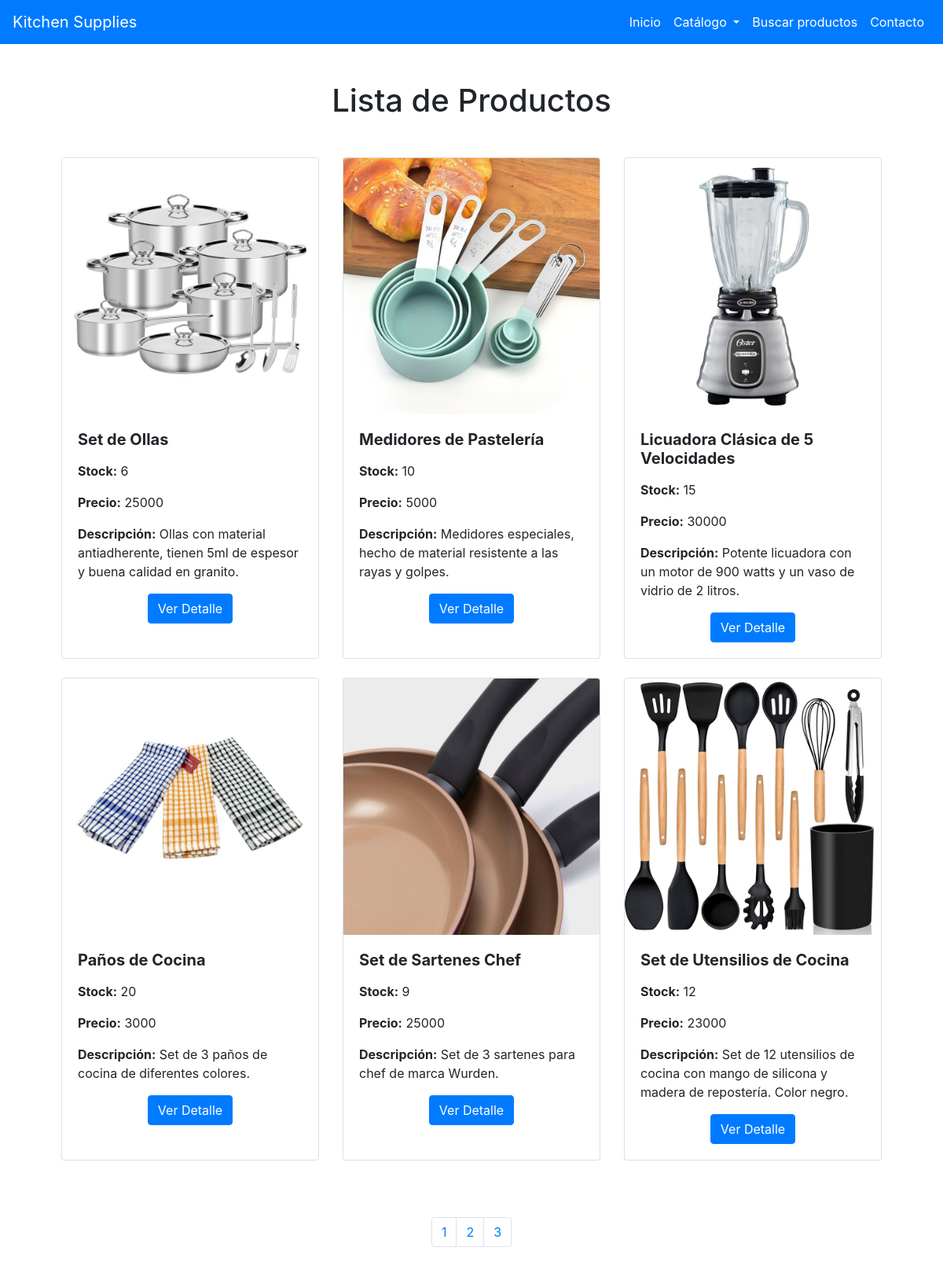
/productos/, run on the app's committed database.
### sprint2/models.py (models this page shows, shortened)
class Producto (models.Model):
    nombre = models.CharField(max_length=100, help_text="Ingresa nombre Producto")
    stock = models.IntegerField(help_text="Stock de Producto")
    precio = models.IntegerField(null=True, help_text="Precio de Producto")
    imagen = models.ImageField(upload_to='productos', null=True)
    categoria = models.ForeignKey('Categoria', on_delete=models.SET_NULL, null=True)
    descripcion = models.CharField(max_length=200, help_text="Ingresa descripción del producto", null = True)

### sprint2/views.py (the view)
# urls.py: path('productos/', views.ProductoListView.as_view(), name="productos"),
class ProductoListView(generic.ListView):
    model = Producto
    paginate_by = 6

### sprint2/templates/sprint2/producto_list.html (shortened to what this page needs)
{% extends "sprint2/base.html" %}
{% block content %}
{% load static %}
<section class="py-5">
  <div class="container px-5 mb-5">
      <div class="text-center mb-5">
          <h1 class="display-5 fw-bolder mb-0"><span class="text-gradient d-inline">Lista de Productos</span></h1>
      </div>
      {% if producto_list %}
        <div class="row gx-5 justify-content-center">
          {% for producto in producto_list %}
            <div class="col-md-4 mb-4">
              <div class="card" style="width: 100%; height: 100%;">
                {% if producto.imagen %}
                  <img src="{{producto.imagen.url}}" class="card-img-top" alt="...">
                {% else %}
                  <img src="https://unsplash.it/600/450/?randomproducto.imagen.url" class="card-img-top" alt="...">
                {% endif %}
                <div class="card-body">
                  <h5 class="card-title"><strong>{{producto.nombre}}</strong></h5>
                  <p class="card-text">
                    <p><strong>Stock:</strong> {{ producto.stock }}</p>
                    <p><strong>Precio:</strong> {{ producto.precio }}</p>
                    <p><strong>Descripción:</strong> {{ producto.descripcion }}</p>
                  </p>
                  <div class="text-center">
                    <a href="{{ producto.id }}" class="btn btn-primary">Ver Detalle</a>
                  </div>
                </div>
              </div>
            </div>
            {% if forloop.counter|divisibleby:3 %}
              </div><div class="row gx-5 justify-content-center">
            {% endif %}
          {% endfor %}
        </div>
      {% else %}
        <div class="row gx-5 justify-content-center">
          <h2>No hay productos registrados</h2>
        </div>
      {% endif %}
    </div>
    <div>
      {% include 'sprint2/paginator.html' %}
    </div>
</section>
{% endblock content %}

### sprint2/templates/sprint2/base.html (shortened to what this page needs)
{% load static %}
<!DOCTYPE html>
<html lang="es">
  {% block head %}
  <head>
    <link
      rel="stylesheet"
      href="https://stackpath.bootstrapcdn.com/bootstrap/4.5.2/css/bootstrap.min.css"
    />
    <link rel="stylesheet" href="{% static 'Sprint1/css/navbar.css' %}" />
  </head>
  {% endblock %}
  <body>
    <nav class="navbar navbar-expand-lg navbar-dark bg-primary">
      <a class="navbar-brand" href="{% url 'index' %}">Kitchen Supplies</a>
      <div class="collapse navbar-collapse" id="navbarMenu">
        <ul class="navbar-nav ml-auto">
          <li class="nav-item">
            <a class="nav-link" href="{% url 'index' %}" style="color: #fff"
              >Inicio</a
            >
          </li>
          <li class="nav-item dropdown">
            <a
              class="nav-link dropdown-toggle"
              href="#"
              id="catalogoDropdown"
              role="button"
              data-toggle="dropdown"
              aria-haspopup="true"
              aria-expanded="false"
              style="color: #fff"
            >
              Catálogo
            </a>
          </li>
          <li class="nav-item">
            <a style="color: #fff" class="nav-link" href="{% url 'buscar' %}"
              >Buscar productos</a
            >
          </li>
          <li class="nav-item">
            <a
              style="color: #fff"
              class="nav-link"
              href="{% url 'formcontacto' %}"
              >Contacto</a
            >
          </li>
        </ul>
      </div>
    </nav>
    {% block content %}{% endblock %}
  </body>
</html>

### sprint2/templates/sprint2/paginator.html (shortened to what this page needs)
{% if paginator.num_pages > 1%}
<div class="d-flex justify-content-center">
    <ul class="pagination">
        {% for page in paginator.page_range %}
            {% if page < 7 or page == entity.number %}
            <li class="page-item {% if page == entity.number %}active{% endif %}">
                <a class="page-link" href="?page={{ page }}#pagtable">{{ page }}</a>
            </li>
            {% endif %}
        {% endfor %}
    </ul>
</div>
{% endif %}

### sprint2/static/Sprint2/css/navbar.css (style rules this page uses)
.navbar { background-color: #0359b462; }
.navbar-nav .nav-item .nav-link { color: #fff !important; }

### sprint2/templates/sprint2/base.html (style rules this page uses)
body { background-image: url("https://img.freepik.com/free-photo/abstract-pastel-blue-paint-brushstroke-textured-background_53876-108403.jpg?w=740&t=st=1682004679~exp=1682005279~hmac=c8eaf54329082a4ccc08bbda282186da5b9c5702f9fdf856f13b95622b970cff"); background-repeat: repeat; }
.pagination { text-align: center; }

### data on the page
Producto: imagen (picture), nombre "Set de Ollas", stock "6", precio "25000", descripcion "Ollas con material antiadherente, tienen 5ml de espesor y buena calidad en granito."
Producto: imagen (picture), nombre "Medidores de Pastelería", stock "10", precio "5000", descripcion "Medidores especiales, hecho de material resistente a las rayas y golpes."
Producto: imagen (picture), nombre "Licuadora Clásica de 5 Velocidades", stock "15", precio "30000", descripcion "Potente licuadora con un motor de 900 watts y un vaso de vidrio de 2 litros."
Producto: imagen (picture), nombre "Paños de Cocina", stock "20", precio "3000", descripcion "Set de 3 paños de cocina de diferentes colores."
Producto: imagen (picture), nombre "Set de Sartenes Chef", stock "9", precio "25000", descripcion "Set de 3 sartenes para chef de marca Wurden."
Producto: imagen (picture), nombre "Set de Utensilios de Cocina", stock "12", precio "23000", descripcion "Set de 12 utensilios de cocina con mango de silicona y madera de repostería. Color negro."

### other printed values
{{ page }} "1" "2" "3"
